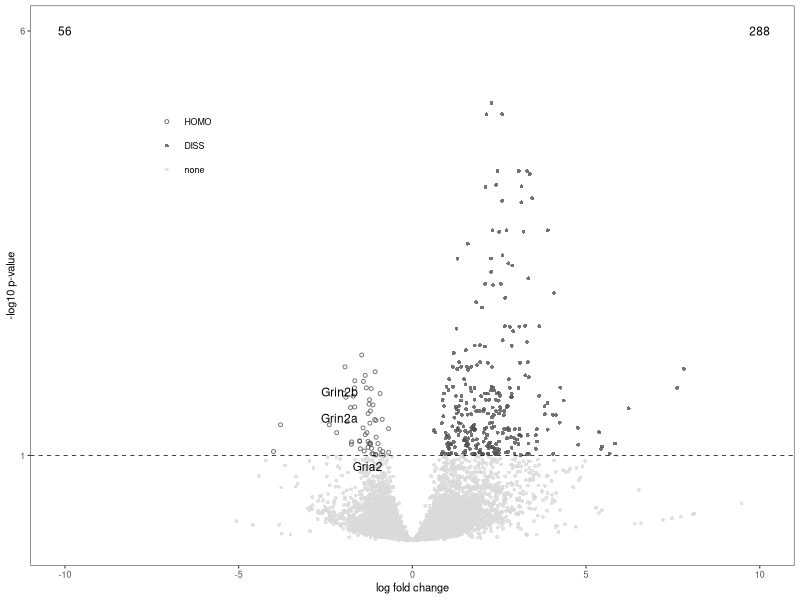
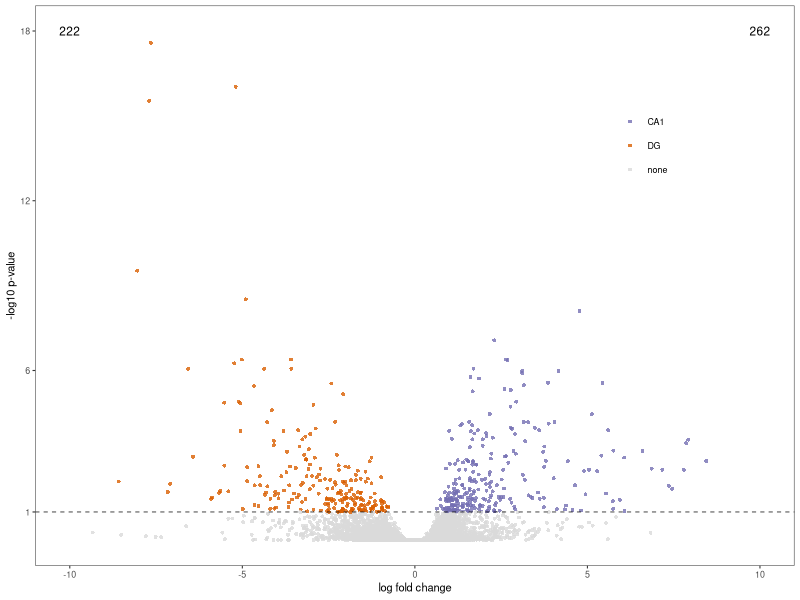
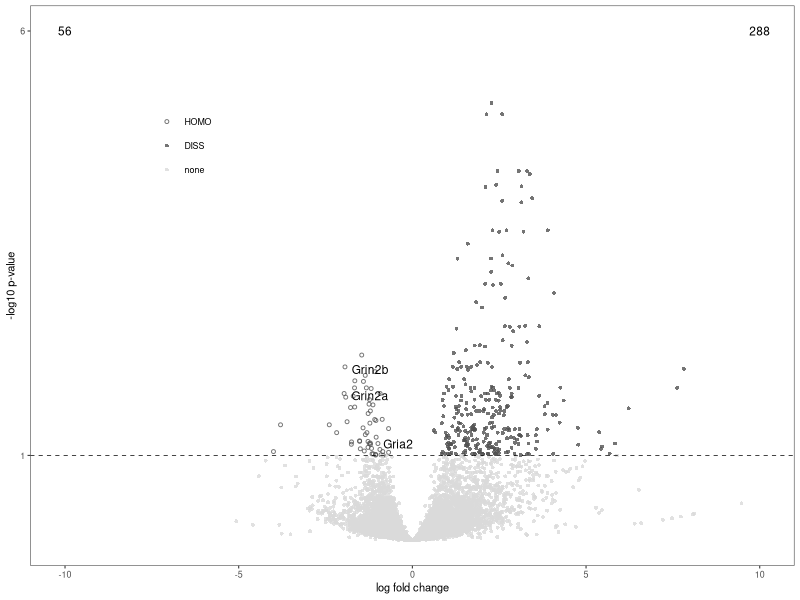
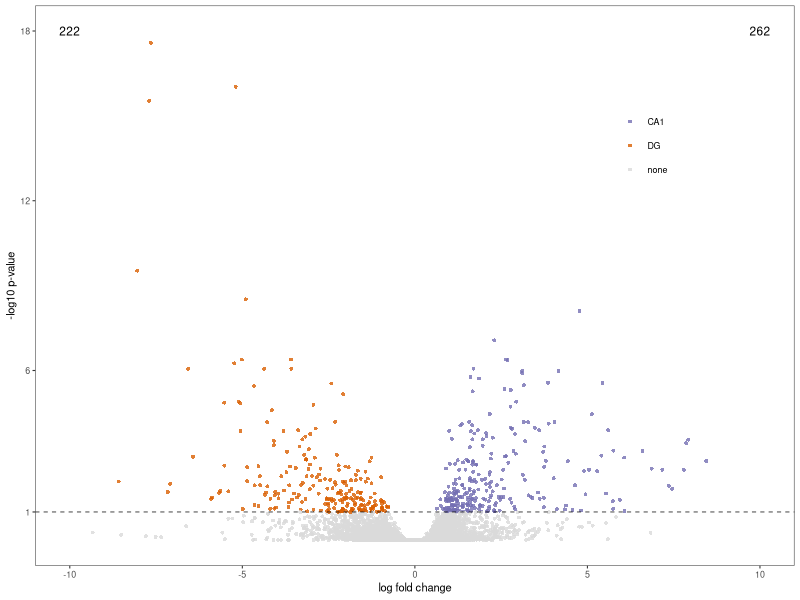

Source code (R) for these figures, in order:
## ---- chunk 1
library(ggplot2)
library(cowplot)
library(dplyr)
library(ggrepel)

# set output file for figures 
knitr::opts_chunk$set(fig.path = '../figures/02_volcanoplots/')
## ---- chunk 2
dissociation <- read.csv("../results/01_dissociation_volcanoTreatment.csv", header = T, row.names = 1)

dissociation$color <- factor(dissociation$color,
                             levels = c("HOMO", "DISS", "none"))

dissociationcolor <-  c("HOMO" = "#525252", "DISS" = "#525252", "none" = "#d9d9d9")
## ---- chunk 3
candidates <- dissociation %>%
  dplyr::filter(grepl('Ncs|Nsf|Gria|Grin|Grim|Dlg|Prkc|Camk2|Fmr1|Creb', gene)) %>%
  droplevels()
candidates <- candidates[,c(1)]
candidates

VolcanoTreatment <- function(filename, colorval){
  data <- filename
  volcanoplot <- ggplot(data, aes(x = lfc, y = pvalue)) + 
  geom_point(aes(color = factor(color), shape = factor(color)), 
             size = 1, alpha = 0.8, na.rm = T) + 
theme_bw(base_size = 8) +
    theme( legend.title = element_blank(),
        legend.position=c(.2,.75),
        panel.grid.minor=element_blank(),
        panel.grid.major=element_blank()) +
  scale_color_manual(values = colorval) +
  scale_x_continuous(name="log fold change",
                      limits = c(-10, 10)) +
  scale_y_continuous(name="-log10 p-value",
                     limits = c(0, 6),
                     breaks = c(1,6)) +
  geom_hline(yintercept = 1,  size = 0.25, linetype = 2 ) + 
  scale_shape_manual(values = c(1,16,16))  +
    
    geom_text_repel(data=filter(dissociation, gene %in% candidates & pvalue>1),
                    aes(label=gene), size = 3,
                    box.padding = unit(0.25, 'lines'),
                    point.padding = unit(0.5, 'lines'))  +
  
    annotate("text", label = "56", x = -10, y = 6, size = 3, color = "black") + 
    annotate("text", label = "288", x = 10, y = 6, size = 3, color = "black")
  
  plot(volcanoplot)
  
  myfile = paste("../figures/02_volcanoplots/Treatment_", substitute(filename), ".pdf", sep="")
  pdf(file = myfile, width=3, height=3)
  plot(volcanoplot)
  dev.off()
}

VolcanoTreatment(dissociation, dissociationcolor)
## ---- chunk 4
dissociation <- read.csv("../results/01_dissociation_volcanoCA1DG.csv", header = T, row.names = 1)

VolcanoCA1DG <- function(filename){
  data <- filename
  volcanoplot2 <- ggplot(data, aes(x = lfc, y = pvalue)) + 
  geom_point(aes(color = factor(color), shape = factor(color)), 
             size = 1, alpha = 0.8, na.rm = T) + 
theme_bw(base_size = 8) +
  theme(legend.title=element_blank(),
        legend.position=c(.8,.75),
        panel.grid.minor=element_blank(),
        panel.grid.major=element_blank()) + 
    
  scale_color_manual(values = c("CA1" = "#7570b3",
                                "DG" = "#d95f02", 
                                "none" = "#d9d9d9")) +   
  scale_x_continuous(name="log fold change",
                     limits = c(-10, 10)) +
  scale_y_continuous(name="-log10 p-value",
                     limits = c(0, 18),
                     breaks = c(1,6,12,18)) +
  geom_hline(yintercept = 1,  size = 0.25, linetype = 2 ) + 
  scale_shape_manual(values = c(16,16,16)) +
  
      annotate("text", label = "222", x = -10, y = 18, size = 3, color = "black") + 
    annotate("text", label = "262", x = 10, y = 18, size = 3, color = "black")
  
  plot(volcanoplot2)
  myfile = paste("../figures/02_volcanoplots/CA1DG_", substitute(filename), ".pdf", sep="")
  pdf(file = myfile, width=3, height=3)
  plot(volcanoplot2)
  dev.off()
}

VolcanoCA1DG(dissociation)
## ---- chunk 5

c <- ggdraw() + draw_image("../figures/02_volcanoplots/CA1DG_dissociation.pdf", scale = 1)
d <- ggdraw() + draw_image("../figures/02_volcanoplots/Treatment_dissociation.pdf", scale = 1)

cowplot <- plot_grid( c, d,  nrow = 1, rel_widths = c(1, 1),
           labels = c('C', 'D'), align = 'h')

cowplot

pdf("../figures/02_volcanoplots/cowplot.pdf", width=6, height=3)
print(cowplot)
dev.off()

## ---- chunk 6

ab <- ggdraw() + draw_image("../figures/01_dissociationtest/cowplot.pdf", scale = 1)
cd <- ggdraw() + draw_image("../figures/02_volcanoplots/cowplot.pdf", scale = 1)


cowplot <- plot_grid( ab, cd,  nrow = 2, rel_widths = c(1, 1), align = 'h')
cowplot

pdf("../figures/fig1.pdf", width=6, height=3)
print(cowplot)
dev.off()
